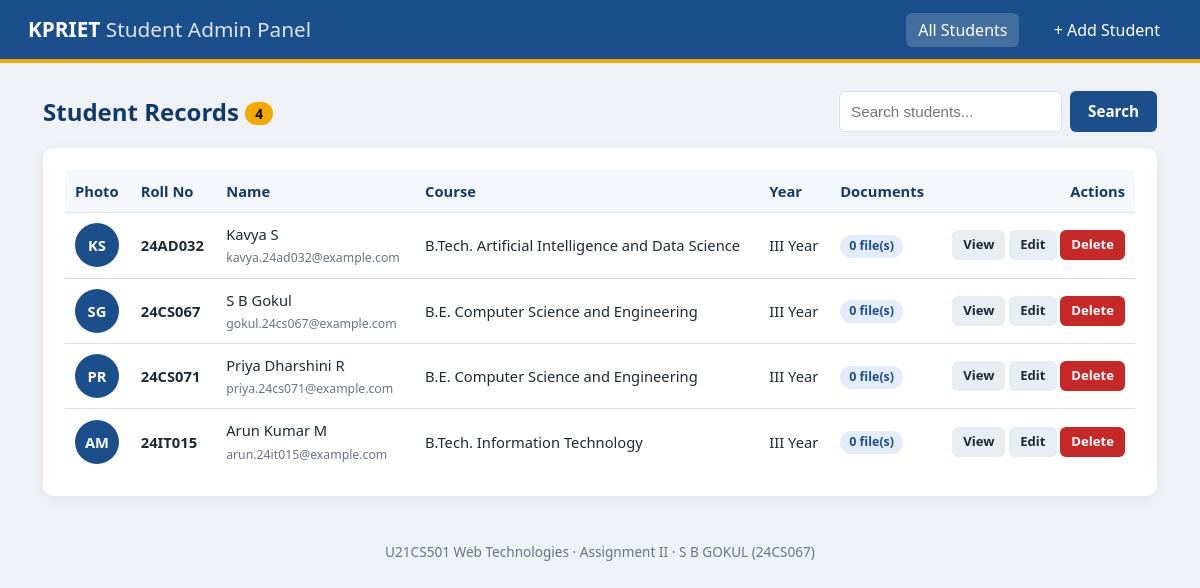
Screenshot of /q2-php-admin-panel/index.php with the database file from the repository.
### tables this page shows
CREATE TABLE students (
    id             INT UNSIGNED     NOT NULL AUTO_INCREMENT,
    name           VARCHAR(100)     NOT NULL,
    roll_no        VARCHAR(20)      NOT NULL,
    email          VARCHAR(120)     NOT NULL,
    phone          VARCHAR(15)      NULL,
    course         VARCHAR(80)      NOT NULL,
    year_of_study  TINYINT UNSIGNED NOT NULL DEFAULT 1,
    created_at     TIMESTAMP        NOT NULL DEFAULT CURRENT_TIMESTAMP,
    updated_at     TIMESTAMP        NOT NULL DEFAULT CURRENT_TIMESTAMP
                                    ON UPDATE CURRENT_TIMESTAMP,
    PRIMARY KEY (id),
    UNIQUE KEY uq_students_roll  (roll_no),
    UNIQUE KEY uq_students_email (email)
);

### q2-php-admin-panel/includes/functions.php (called while the page is built, shortened)
<?php
function e($value): string
{
    return htmlspecialchars((string) $value, ENT_QUOTES, 'UTF-8');
}
function initials(string $name): string
{
    $parts = preg_split('/\s+/', trim($name));
    $first = $parts[0][0] ?? '';
    $last  = count($parts) > 1 ? $parts[count($parts) - 1][0] : '';
    return strtoupper($first . $last);
}
function year_label(int $year): string
{
    $roman = [1 => 'I', 2 => 'II', 3 => 'III', 4 => 'IV'];
    return ($roman[$year] ?? $year) . ' Year';
}

### q2-php-admin-panel/index.php (the view, shortened to what this page needs)
<?php
require_once __DIR__ . '/config/db.php';
require_once __DIR__ . '/includes/functions.php';
$search = trim($_GET['q'] ?? '');
$like   = '%' . addcslashes($search, '%_\\') . '%';
$sql = "SELECT s.id, s.name, s.roll_no, s.email, s.course, s.year_of_study,
               (SELECT f.file_path FROM student_files f
                 WHERE f.student_id = s.id AND f.file_category = 'profile_image'
                 LIMIT 1) AS photo,
               (SELECT COUNT(*) FROM student_files d
                 WHERE d.student_id = s.id
                   AND d.file_category <> 'profile_image') AS doc_count
          FROM students s
         WHERE s.name LIKE ? OR s.roll_no LIKE ? OR s.course LIKE ?
         ORDER BY s.roll_no";
$stmt = $conn->prepare($sql);
$stmt->bind_param('sss', $like, $like, $like);
$stmt->execute();
$students = $stmt->get_result()->fetch_all(MYSQLI_ASSOC);
require __DIR__ . '/includes/header.php';
?>
<div class="page-head">
    <h2 class="page-title">Student Records <span class="count"><?= count($students) ?></span></h2>
    <form method="get" class="search">
        <input type="search" name="q" placeholder="Search students..."
               value="<?= e($search) ?>">
        <button class="btn btn-primary">Search</button>
    </form>
</div>
<div class="card table-wrap">
<?php if (empty($students)): ?>
    <p class="empty">No students found. <a href="add.php">Add the first student</a>.</p>
<?php else: ?>
    <table class="table">
        <thead>
            <tr>
                <th>Photo</th><th>Roll No</th><th>Name</th><th>Course</th>
                <th>Year</th><th>Documents</th><th class="right">Actions</th>
            </tr>
        </thead>
        <tbody>
        <?php foreach ($students as $s): ?>
            <tr>
                <td>
                    <?php if ($s['photo']): ?>
                        <img src="<?= e($s['photo']) ?>" alt="Photo" class="avatar-sm">
                    <?php else: ?>
                        <span class="avatar-sm placeholder"><?= e(initials($s['name'])) ?></span>
                    <?php endif; ?>
                </td>
                <td><strong><?= e($s['roll_no']) ?></strong></td>
                <td><?= e($s['name']) ?><br><small class="muted"><?= e($s['email']) ?></small></td>
                <td><?= e($s['course']) ?></td>
                <td><?= year_label((int) $s['year_of_study']) ?></td>
                <td><span class="badge"><?= (int) $s['doc_count'] ?> file(s)</span></td>
                <td class="right nowrap">
                    <a href="view.php?id=<?= (int) $s['id'] ?>"
                       class="btn btn-sm btn-light">View</a>
                    <a href="edit.php?id=<?= (int) $s['id'] ?>"
                       class="btn btn-sm btn-light">Edit</a>
                    <form method="post" action="delete.php" class="inline"
                          onsubmit="return confirm('Delete this student and all files?');">
                        <button class="btn btn-sm btn-danger">Delete</button>
                    </form>
                </td>
            </tr>
        <?php endforeach; ?>
        </tbody>
    </table>
<?php endif; ?>
</div>
<?php require __DIR__ . '/includes/footer.php'; ?>

### q2-php-admin-panel/includes/header.php (shortened to what this page needs)
<?php
$current   = basename($_SERVER['PHP_SELF']);
?>
<!DOCTYPE html>
<html lang="en">
<head>
    <link rel="stylesheet" href="assets/css/admin.css">
</head>
<body>
<header class="topbar">
    <div class="brand">KPRIET <span>Student Admin Panel</span></div>
    <nav>
        <a href="index.php" class="<?= $current === 'index.php' ? 'active' : '' ?>">
            All Students</a>
        <a href="add.php" class="<?= $current === 'add.php' ? 'active' : '' ?>">
            + Add Student</a>
    </nav>
</header>
<main class="container">

### q2-php-admin-panel/includes/footer.php (shortened to what this page needs)
</main>
<footer class="footer">
    U21CS501 Web Technologies &middot; Assignment II &middot; S B GOKUL (24CS067)
</footer>
</body>
</html>

### q2-php-admin-panel/assets/css/admin.css (style rules this page uses)
:root { --primary: #1a4f8b; --primary-dark: #123a68; --accent: #f2a900; --bg: #eef2f7; --text: #1f2933; --muted: #6b7280; --border: #d8dee8; --danger: #c62828; --success: #188038; }
* { box-sizing: border-box; margin: 0; padding: 0; }
body { font-family: "Segoe UI", Roboto, Arial, sans-serif; background: var(--bg); color: var(--text); line-height: 1.5; }
a { color: var(--primary); }
.topbar { display: flex; justify-content: space-between; align-items: center; flex-wrap: wrap; gap: 10px; background: var(--primary); color: #fff; padding: 14px 28px; border-bottom: 4px solid var(--accent); }
.brand { font-size: 1.3rem; font-weight: 700; }
.brand span { font-weight: 400; opacity: 0.85; }
.topbar nav a { color: #fff; text-decoration: none; margin-left: 18px; padding: 6px 12px; border-radius: 6px; }
.topbar nav a.active, .topbar nav a:hover { background: rgba(255, 255, 255, 0.18); }
.container { max-width: 1150px; margin: 28px auto; padding: 0 18px; }
.card { background: #fff; border-radius: 10px; box-shadow: 0 3px 14px rgba(0, 0, 0, 0.06); padding: 22px; margin-bottom: 22px; }
.page-head { display: flex; justify-content: space-between; align-items: center; flex-wrap: wrap; gap: 12px; margin-bottom: 16px; }
.page-title { margin-bottom: 16px; color: var(--primary-dark); }
.page-head .page-title { margin-bottom: 0; }
.count { background: var(--accent); color: #000; font-size: 0.85rem; padding: 2px 10px; border-radius: 20px; vertical-align: middle; }
.footer { text-align: center; color: var(--muted); font-size: 0.85rem; padding: 18px; }
.btn { display: inline-block; padding: 9px 18px; border: none; border-radius: 6px; font-family: inherit; font-size: 0.95rem; font-weight: 600; line-height: 1.5; text-decoration: none; vertical-align: middle; cursor: pointer; }
.btn-primary { background: var(--primary); color: #fff; }
.btn-light { background: #e8edf3; color: var(--text); }
.btn-danger { background: var(--danger); color: #fff; }
.btn-sm { padding: 5px 11px; font-size: 0.82rem; }
form.inline { display: inline; }
.search { display: flex; gap: 8px; }
.search input { width: 300px; }
input[type="text"], input[type="email"], input[type="tel"], input[type="search"], input[type="file"], select { width: 100%; padding: 9px 11px; border: 1.5px solid var(--border); border-radius: 6px; font-size: 0.95rem; background: #fff; }
.table-wrap { overflow-x: auto; }
.table { width: 100%; border-collapse: collapse; font-size: 0.92rem; }
.table th { background: #f4f7fb; text-align: left; padding: 10px; color: var(--primary-dark); }
.table td { padding: 10px; border-top: 1px solid var(--border); vertical-align: middle; }
.table .right { text-align: right; }
.nowrap { white-space: nowrap; }
.badge { display: inline-block; background: #e3ecf8; color: var(--primary); font-size: 0.78rem; font-weight: 600; padding: 2px 9px; border-radius: 12px; }
.muted { color: var(--muted); }
.avatar-sm, .avatar-lg { border-radius: 50%; object-fit: cover; display: inline-flex; align-items: center; justify-content: center; }
.avatar-sm { width: 44px; height: 44px; }
.placeholder { background: var(--primary); color: #fff; font-weight: 700; }

### rows the page displays
students: name "KS", roll_no "24AD032", name "Kavya S", email "kavya.24ad032@example.com", course "B.Tech. Artificial Intelligence and Data Science", year_of_study "III Year", doc_count "0"
students: name "SG", roll_no "24CS067", name "S B Gokul", email "gokul.24cs067@example.com", course "B.E. Computer Science and Engineering", year_of_study "III Year", doc_count "0"
students: name "PR", roll_no "24CS071", name "Priya Dharshini R", email "priya.24cs071@example.com", course "B.E. Computer Science and Engineering", year_of_study "III Year", doc_count "0"
students: name "AM", roll_no "24IT015", name "Arun Kumar M", email "arun.24it015@example.com", course "B.Tech. Information Technology", year_of_study "III Year", doc_count "0"

### other values shown
count($students) "4"
